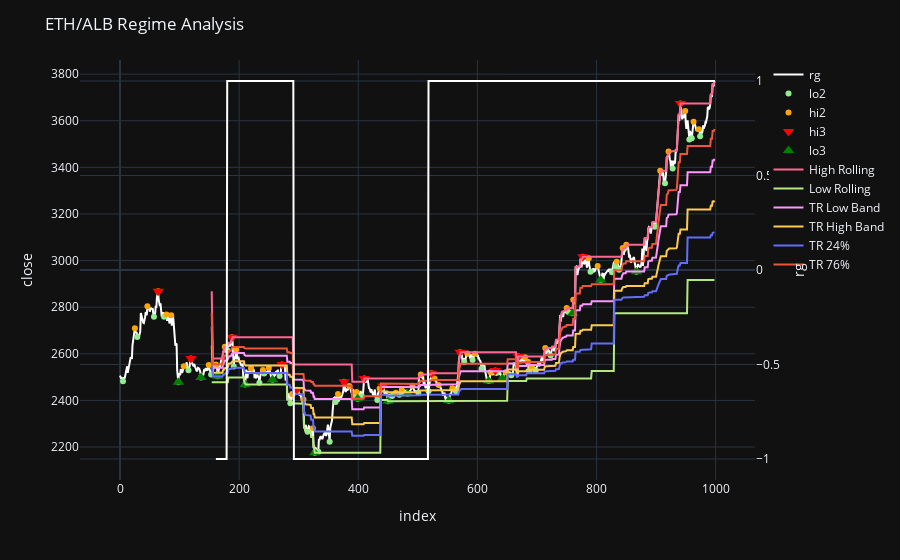

Notebook code for this chart:
### Code cell
regime_data, trp = plot_regime(eth_data.close)
trp.to_csv('trp.csv', index=False)
regime_data.enhanced_price_data
eth_data.to_csv('eth_data.csv', index=False)

### Figure 1 — Plotly figure (JSON) as saved in the notebook; plotly's stock layout.template omitted (floating-point values rounded to 4 significant figures; data arrays with more than 128 entries replaced by an {"elided": "..."} marker saying what was removed)
{"data": [{"hovertemplate": "index=%{x}<br>close=%{y}<extra></extra>", "legendgroup": "", "line": {"color": "white", "dash": "solid", "shape": "linear"}, "marker": {"symbol": "circle"}, "mode": "lines", "name": "", "orientation": "v", "showlegend": false, "type": "scatter", "x": {"elided": "1000 int values"}, "xaxis": "x", "y": {"elided": "1000 float values"}, "yaxis": "y"}, {"line": {"color": "white"}, "name": "rg", "type": "scatter", "x": {"elided": "1000 int values"}, "y": {"elided": "1000 int values"}, "yaxis": "y2"}, {"marker": {"color": "lightgreen"}, "mode": "markers", "name": "lo2", "type": "scatter", "x": {"elided": "1000 int values"}, "y": {"elided": "1000 float values"}}, {"marker": {"color": "orange"}, "mode": "markers", "name": "hi2", "type": "scatter", "x": {"elided": "1000 int values"}, "y": {"elided": "1000 float values"}}, {"marker": {"color": "red", "size": 10, "symbol": "triangle-down"}, "mode": "markers", "name": "hi3", "type": "scatter", "x": {"elided": "1000 int values"}, "y": {"elided": "1000 float values"}}, {"marker": {"color": "green", "size": 10, "symbol": "triangle-up"}, "mode": "markers", "name": "lo3", "type": "scatter", "x": {"elided": "1000 int values"}, "y": {"elided": "1000 float values"}}, {"name": "High Rolling", "type": "scatter", "x": {"elided": "1000 int values"}, "y": {"elided": "1000 float values"}}, {"name": "Low Rolling", "type": "scatter", "x": {"elided": "1000 int values"}, "y": {"elided": "1000 float values"}}, {"name": "TR Low Band", "type": "scatter", "x": {"elided": "1000 int values"}, "y": {"elided": "1000 float values"}}, {"name": "TR High Band", "type": "scatter", "x": {"elided": "1000 int values"}, "y": {"elided": "1000 float values"}}, {"name": "TR 24%", "type": "scatter", "x": {"elided": "1000 int values"}, "y": {"elided": "1000 float values"}}, {"name": "TR 76%", "type": "scatter", "x": {"elided": "1000 int values"}, "y": {"elided": "1000 float values"}}], "layout": {"legend": {"tracegroupgap": 0}, "margin": {"t": 60}, "title": {"text": "ETH/ALB Regime Analysis"}, "xaxis": {"anchor": "y", "domain": [0, 1], "title": {"text": "index"}}, "yaxis": {"anchor": "x", "domain": [0, 1], "title": {"text": "close"}}, "yaxis2": {"overlaying": "y", "side": "right", "title": {"text": "rg"}}}}
